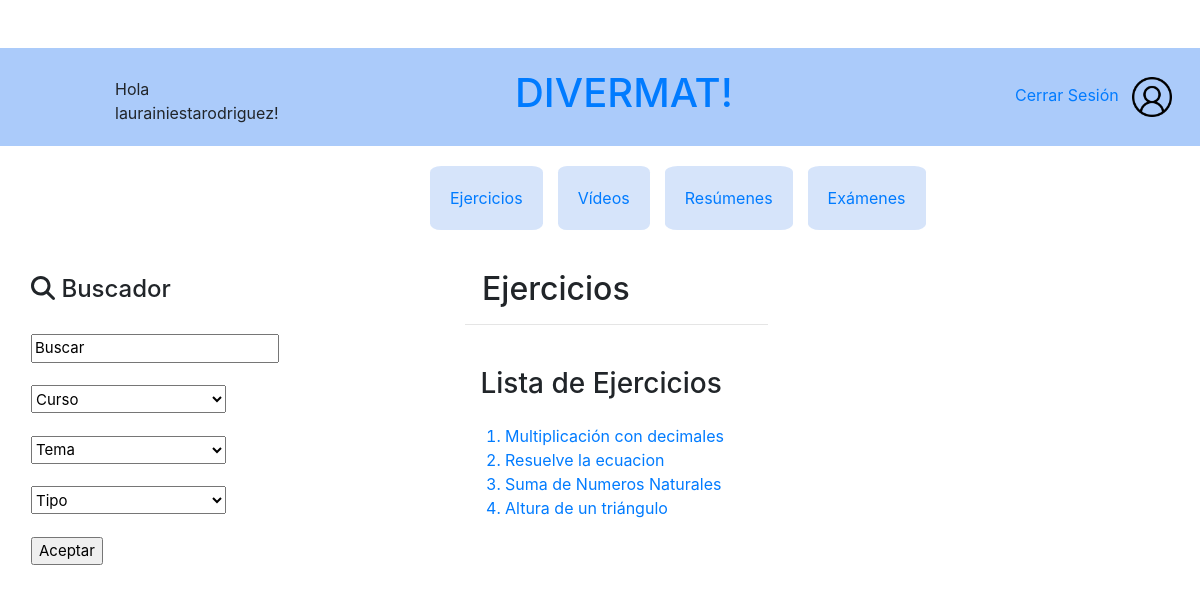
/divermat/ (signed in), run on the app's committed database.
### divermat/models.py (models this page shows, shortened)
class Foto(models.Model):
    perfil = models.BooleanField(max_length=50, default=True)
    foto = models.FileField(upload_to='media/fotos/%y',blank=True,null=False)

class Curso(models.Model):
    curso = models.CharField(max_length=1, default=None)
    class Meta:
        ordering = ('curso', )

class Ejercicio(models.Model):
    curso = models.ForeignKey(Curso,
                                 on_delete=models.CASCADE,
                                 default=None, null=True)
    tema = models.ForeignKey(Tema,
                                 on_delete=models.CASCADE,
                                 default=None, null=True)
    titulo = models.CharField(max_length=50, default=None)
    tipo = models.IntegerField(default=None,null=True) # Tipo 1 es test, tipo 2 respuesta corta, tipo 3 problemas pero ese todavía no lo implemento
    enunciado = models.CharField(max_length=1000, default = None)
    nsoluciones = models.IntegerField(default=None,null=True) #Numero de soluciones correctas
    soluciones = models.CharField(max_length=1000, default = None) #Cada solucion divididad por ; incluye la solucion correcta y las erroneas en caso de Test
    solucion_correcta = models.CharField(max_length=1024, default = None)
    foto = models.FileField(upload_to='media/fotos/%y',blank=True,null=False)
    class Meta:
        ordering = ('curso',  'titulo', )

### divermat/views.py (the view)
def index(request):
    content = {}
    content['fotos'] = Foto.objects.get(perfil=True)
    content['registro'] = False
    content['Tipo'] = 'Ejercicios'
    content['alumno'] = False
    content['ejercicios'] = True
    todos_ejs = Ejercicio.objects.all()
    temas = []
    for tema in Tema.objects.all():
        temas.append(tema.titulo)
    content['temas'] = temas
    if request.user.is_authenticated:
        content['usuario'] = request.user.username
        try:
            alumno = Alumno.objects.get(username=request.user)
            content['alumno'] = True
            content['clase'] = alumno.clase
            content['profesor'] = False
            todos_ejs = Ejercicio.objects.filter(curso=alumno.curso)
            temas = []
            for tema in Tema.objects.filter(curso=alumno.curso):
                temas.append(tema.titulo)
            content['temas'] = temas
            if request.method == 'POST':
                form = NuevoSetEjercicios(request.POST)
                if form.is_valid():
                    tema = form.cleaned_data['tema']
                    request.method = 'GET'
                    return setEjercicios(request,tema.id)
                else:
                    content['error'] = "Error en el formulario"
            else:
                content['form'] = NuevoSetEjercicios(curso=alumno.curso)
        except Alumno.DoesNotExist:
            try:
                profesor = Profesor.objects.get(username=request.user)
                content['profesor'] = True
                clases = Clase.objects.filter(profesor=profesor)
                content['clases'] = clases
                lista = request.POST.getlist("Ejercicios")
                clase_sel = request.POST.get("Clase",'')
                clase = None
                for c in clases:
                    if str(c) == clase_sel:
                        clase = c
                        break
                if request.method == 'POST':
                    content['error_boolean'] = False
                    content['error'] = []
                    if lista and clase:
                        for id in lista:
                            ejercicio = Ejercicio.objects.get(id=id)
                            if ejercicio.curso == clase.curso:
                                clase.ejercicios.add(ejercicio)
                            else:
                                content['error_boolean'] = True
                                content['error'].append(str(ejercicio))
                        clase.save()
                content['Contenido'] = getFilteredContent(todos_ejs,request)
                return render(request,'divermat/ejerciciosprof.html', context=content)
            except Profesor.DoesNotExist:
                profesor = None
    content['Contenido'] = getFilteredContent(todos_ejs,request)
    return render(request,'divermat/inicio.html', context=content,)

### divermat/views.py (called while the page is built, shortened)
def getFilteredContent(todos_elem,request):
    contenido = []
    contenFinal = []
    for elem in todos_elem:
        conten = {}
        conten['id'] = elem.id
        conten['curso'] = elem.curso
        conten['titulo'] = elem.titulo
        contenido.append(conten)
        contenFinal = contenido
    busqueda = request.GET.get('buscar', '')
    curso = request.GET.get('curso', '')
    tema = request.GET.get('tema', '')
    tipo = request.GET.get('tipo', '')
    elem_filtrados = []
    return contenFinal

### templates/divermat/inicio.html (shortened to what this page needs)
{% extends "divermat/base.html" %}
{% block body_block %}
{% if ejercicios is True %}
    {% if alumno is True %}
        <div>
            <table>
                <tr>
                    <td>
                        <h2>Lista de {{Tipo}}</h2>
                    </td>
                    <td style="width:300px">
                        <h4>Generar set de ejercicios</h4>
                    </td>
                    <td style="width:300px">
                        <a href="{% url 'ejerciciosAsignados' clase.id %}">Ejercicios Asignados {{clase.curso}}º {{clase.nombre}}</a>
                    </td>
                </tr>
                <tr>
                    <td>
                        <ol>
                            {% for conten in Contenido %}
                            <a href="{% url 'ejercicio' conten.id %}"><li>{{conten.titulo}}</li></a>
                            {%endfor%}
                        </ol>
                    </td>
                    <td>
                        <form id="NuevoSetEjercicios" action="index" method="POST">
                            <table>
                                {{form}}
                            </table>
                            {% csrf_token %}
                            <input class="boton" type="submit" value="Generar">
                        </form>
                    </td>
                </tr>
            </table>
        </div>
    {%else%}
        <div class="row">
            <div class="col-xs-4 col-md-4 col-lg-4 offset-md-3">
                <h2>&nbsp;&nbsp;{{Tipo}}</h2><hr/>
            </div>
        </div>
        <div class="row">
            <div class="col-xs-4 col-md-4 col-lg-4 offset-md-3">
                <table>
                    <thead>
                        <tr>
                            <th>
                                <h3>Lista&nbsp;de&nbsp;{{Tipo}}</h3>
                            </th>
                        </tr>
                    </thead>
                </table>
                <div class="table-wrapper-scroll-y my-custom-scrollbar" style="height: 270px!important;">
                    <ol>
                        {% for conten in Contenido %}
                            <a href="{% url 'ejercicio' conten.id %}"><li>{{conten.titulo}}</li></a>
                        {%endfor%}
                    </ol>
                </div>
            </div>
        </div>
    {%endif%}
{% endif %}
{% endblock %}
{% block menu_lateral_block%}
<div class="lateral">
    <div class ="flex-container">
        <div class="medio">
            <h4><i class="fa-solid fa-magnifying-glass"></i>&nbsp;Buscador</h4><br>
            <form action={{Tipo}} method="GET">
                <div>
                    <input type="text" onfocus="this.value=''" name="buscar" value="Buscar"></br></br>
                    <div>
                        {% if alumno is False %}
                            <select name="curso" style="width:195px; height:28px;">
                                <option selected>Curso</option>
                            </select></br></br>
                        {% endif %}
                    </div>
                </div>
                <div>
                    <select name="tema" style="width:195px; height:28px;">
                        <option selected>Tema</option>
                    </select></br></br>
                </div>
               {% if Tipo != "Resúmenes" and Tipo != "Videos" %}
                    <div>
                        <select name="tipo" style="width:195px; height:28px;">
                            <option selected>Tipo</option>
                        </select></br></br>
                    </div>
                {%endif%}
                <input type="submit" value="Aceptar"></input>
            </form>
        </div>
    </div>
</div>
{% endblock %}

### templates/divermat/base.html (shortened to what this page needs)
<!DOCTYPE html>
{% load static %}
<html>
    <head>
        <link rel="stylesheet" type="text/css" href="{% static 'estilo.css' %}" />
        <link rel="stylesheet" href="https://cdn.jsdelivr.net/npm/bootstrap@4.1.3/dist/css/bootstrap.min.css">
    </head>
    <body class="container-fluid">
        <div class="row" style="background: rgb(171, 203, 250);">
            <div class="col-xs-2 col-md-2 col-lg-2 offset-md-1" style="background: rgb(171, 203, 250);">
                <br>
                {% if user.is_authenticated %}
                    <p>
                        Hola {{user.get_username}}!
                    </p>
                {%else%}
                   <p>Bienvenido!</p>
                {%endif%}
            </div>
            <div class="col-xs-3 col-md-3 col-lg-3 align-self-center offset-md-2 " style="background: rgb(171, 203, 250);">
                <h1><a href="{% url 'index' %}">DIVERMAT!</a></h1>
            </div>
            {% if user.is_authenticated %}
                <div class="col-xs-2 col-md-2 col-lg-2 offset-md-2" style="background: rgb(171, 203, 250);">
                    <br>
                    <p>
                        <a href="{% url 'cerrar_sesion' %}">Cerrar Sesión</a>&nbsp;&nbsp;
                        <a href="{% url 'perfil' %}"><img width=40px height= 40px src="{{fotos.foto.url}}" alt="Mi Perfil"></a>
                    </p>
                </div>
            {% endif %}
        </div>
        <div class="row">
            <div class="col-xs-4 col-sm-4 col-lg-4"></div>
            <div class="col-xs-6 col-sm-6 col-lg-6">
                {% if registro is False%}
                    <div class="menu">
                        <table >
                            {% if profesor is True %}
                                <td>
                                    <a href="{% url 'clases' %}">Clases</a>
                                </td>
                                <td>
                                    <a href="{% url 'alumnos' %}">Alumnos</a>
                                </td>
                                <td>
                                    <a href="{% url 'index' %}">Ejercicios</a>
                                </td>
                                <td>
                                    <a href="{% url 'contenido' %}">Contenido</a>
                                </td>
                            {% else %}
                                <td>
                                    <a href="{% url 'index' %}">Ejercicios</a>
                                </td>
                                <td>
                                    <a href="{% url 'videos' %}">Vídeos</a>
                                </td>
                                <td>
                                    <a href="{% url 'resumenes' %}">Resúmenes</a>
                                </td>
                                <td>
                                    <a href="{% url 'examenes' %}">Exámenes</a>
                                </td>
                            {%endif%}
                        </table>
                    </div>
                {% endif %}
            </div>
            <div class="col-xs-4 col-sm-4 col-lg-4"></div>
        </div>
        <div class="row">
            <div class="col-xs-2 col-sm-2 col-lg-2">
                {% block menu_lateral_block %}
                {% endblock %}
            </div>
            <div class="col-xs-10 col-sm-10 col-lg-10">
                {% block body_block %}
                {% endblock %}
            </div>
        </div>
    </body>
</html>

### divermat/static/estilo.css (style rules this page uses)
.my-custom-scrollbar { position: relative !important; height: 400px !important; overflow: auto !important; }
.table-wrapper-scroll-y { display: block !important; }
thead tr th { position: sticky; top: 0; z-index: 10; background-color: #ffffff; }
* { box-sizing: border-box; }
[class*="col-"] { float: left; padding: 5px; }
.lateral { width: 270px !important; height: 350px !important; font-size: 15px !important; border-radius: 10%; }
.menu { text-align:center !important; }
.menu table td { background: rgb(214, 228, 250) !important; border-radius: 10% !important; border-collapse: unset !important; margin: 10px; padding:20px; width:90px; text-align:center; }
table { border-collapse:unset !important; }
table { table-layout: fixed!important; }
table tr th { width:fit-content !important; }
body { background-color:rgb(255, 255, 255) !important; }
h1 { font-family:"Comic Sans",serif; font-size: 40px; }
.flex-container { display: flex; flex-flow: row wrap; justify-content: space-around; align-items: baseline; margin: auto; }
html, body { height: 100%; margin-top: 4%; }
.medio { margin-top: 10px; margin-left: 10px; }
th { cursor: pointer; }
table { border: none; border-spacing:15px; text-align: left; }
th { padding: 0.2%; text-align: left; }
td { padding: 0.6%; border-spacing: 15px; text-align: left; }
tr { padding: 1%; text-align: left; }

### data on the page
Foto: foto (picture)
Curso: titulo "Multiplicación con decimales", titulo "Resuelve la ecuacion", titulo "Suma de Numeros Naturales"
Curso: titulo "Altura de un triángulo"

### other printed values
{{ user.get_username }} "laurainiestarodriguez"
{{ Tipo }} "Ejercicios"
